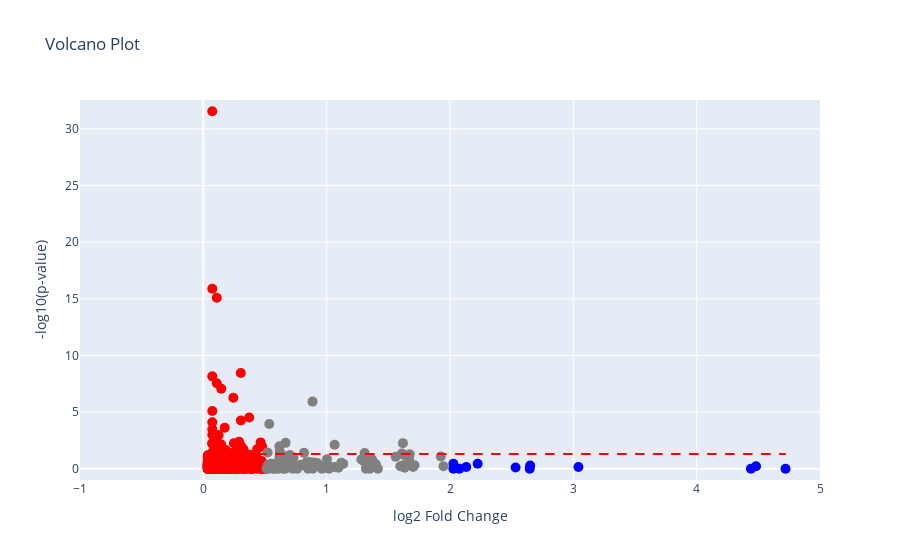

This figure's notebook cell:
### Markdown cell above
<div id="section-five"></div>

## Volcano Plot
 A volcano plot is a type of scatter plot used in large scale studies of genomes, proteins and metabolites. Researchers frequently have many thousands of replicate data points between two conditions, in our case SPP and NAT. 
 
The plot identifies the most meaningful changes of statistical significance using the negative logarithm of the p-value and the logarithm of the fold change. 

The p-value is the probability of obtaining results, testing two hypotheses, under the assumption that the null hypothese is correct. 

The fold change is a measure describing quantity changes between the original and a subsequent measurement, such as a change from 30 to 15 is a 0.5-fold decrease. 

In this illustration, the fold change is represented on the x-axis and statistical significance (p-value) on the y-axis, with points colored based on their fold change values. 
 
The threshold lines help identify proteins that are significantly upregulated (blue points) or downregulated (red points)..

### Code cell
import numpy as np
import plotly.graph_objects as go
from scipy import stats

# Filter proteins for SPP and NAT
spp_proteins = data[data['Biological sample category'] == 'SPP']
nat_proteins = data[data['Biological sample category'] == 'NAT']


# Calculate mean normalized protein percentage for SPP
spp_mean_percentage = spp_proteins['Normalized protein percentage'].mean()

# Calculate mean normalized protein percentage for NAT
nat_mean_percentage = nat_proteins['Normalized protein percentage'].mean()

# Lists to store protein and fold change values
protein_list = []
fold_change_list = []
p_value_list = []
group_list = []

# Iterate through each protein group in SPP
for protein in spp_proteins['Protein group'].unique():
    protein_percentage = spp_proteins.loc[spp_proteins['Protein group'] == protein, 'Normalized protein percentage'].mean()
    fold_change = protein_percentage / nat_mean_percentage
    protein_list.append(protein)
    fold_change_list.append(fold_change)
    group_list.append('SPP')

# Iterate through each protein group in NAT
for protein in nat_proteins['Protein group'].unique():
    protein_percentage = nat_proteins.loc[nat_proteins['Protein group'] == protein, 'Normalized protein percentage'].mean()
    fold_change = protein_percentage / spp_mean_percentage
    protein_list.append(protein)
    fold_change_list.append(fold_change)
    group_list.append('NAT')


# Print the fold change for each protein
 
# print("Fold Change:", fold_change_list)
 

# Select the relevant columns for SPP and NAT protein groups
spp_protein_groups = data[data['Biological sample category'] == 'SPP']['Protein group']
nat_protein_groups = data[data['Biological sample category'] == 'NAT']['Protein group']

# Find the overlapping protein groups in SPP and NAT
overlapping_protein_groups = set(spp_protein_groups) & set(nat_protein_groups)

# Iterate through the overlapping protein groups
for protein_group in overlapping_protein_groups:
    # Create contingency table for the current protein group
    spp_presence = spp_protein_groups == protein_group
    nat_presence = nat_protein_groups == protein_group

    # Count the occurrences of True and False in each group
    spp_counts = np.bincount(spp_presence)
    nat_counts = np.bincount(nat_presence)

    # Create a 2x2 contingency table
    contingency_table = np.array([
        [spp_counts[1], nat_counts[1]],
        [spp_counts[0], nat_counts[0]]
    ])

    # Perform Fisher's exact test for the current protein group
    odds_ratio, p_value = stats.fisher_exact(contingency_table)

    p_value_list.append(p_value)
    group_list.append('SPP')

    significance_values_log = -np.log10(p_value_list)


    # Print the results for the current protein group
    # print("Protein group:", protein_group)
    # print("Odds Ratio:", odds_ratio)
    # print("p-value:", p_value)
  

# Create a scatter plot
fig = go.Figure()

# Iterate through each protein group
for protein, fold_change, p_value in zip(protein_list, fold_change_list, p_value_list):
    # Determine the color based on fold change and significance
    if fold_change >= 2:  
        color = 'blue'  # Significant fold change >= 2
    elif fold_change <= 0.5:  
        color = 'red'  # Significant fold change <= 0.5
    else:
        color = 'gray' 

    # Add a point to the scatter plot
    fig.add_trace(go.Scatter(
        x=[fold_change],  # Convert fold_change to a list
        y=[-np.log10(p_value)],
        text=[protein],
        mode='markers',
        marker=dict(
            color=color,
            size=10
        ),
        hovertemplate='Protein: %{text}<br>Fold Change: %{x}<br>Significance: 10^-%{y:.2f}<extra></extra>',
        name='Protein'
    ))

# Add threshold lines
threshold_up = -np.log10(0.05)  # Adjust the significance threshold as needed
threshold_down = -np.log10(0.05)  # Adjust the significance threshold as needed
fig.add_shape(
    type='line',
    x0=min(fold_change_list),
    x1=max(fold_change_list),
    y0=threshold_up,
    y1=threshold_up,
    line=dict(color='red', width=2, dash='dash')
)
fig.add_shape(
    type='line',
    x0=min(fold_change_list),
    x1=max(fold_change_list),
    y0=threshold_down,
    y1=threshold_down,
    line=dict(color='red', width=2, dash='dash')
)

# Customize the layout
fig.update_layout(
    title='Volcano Plot',
    xaxis_title='log2 Fold Change',
    yaxis_title='-log10(p-value)',
    showlegend=False,
    hoverlabel=dict(
        bgcolor='white',
        font_size=12,
        font_family='Arial'
    ),
    xaxis_range=[-1, 5],  # Adjust the range of the x-axis
    yaxis_range=[min(-np.log10(p_value_list)) - 1, max(-np.log10(p_value_list)) + 1]  # Adjust the range of the y-axis
)

# Display the plot
fig.show()
fig.write_html('volcano_plot.html')
